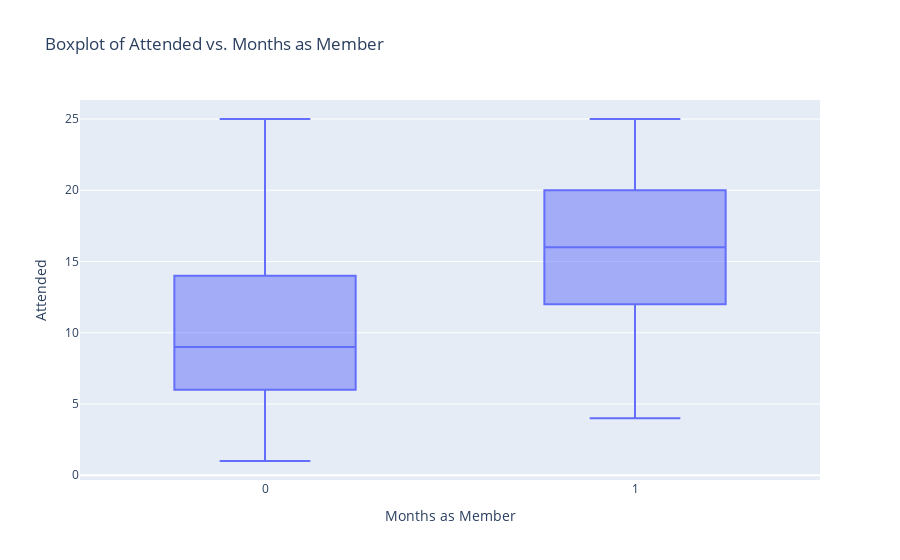

Source (notebook cell):
### Markdown cell above
We will display the boxplot again to make sure the outliers are no longer existing in the dataset,

### Code cell
#Create the boxplot using Plotly Express
fig = px.box(data, y='months_as_member', x='attended', title='Boxplot of Attended vs. Months as Member')
fig.update_xaxes(title_text='Months as Member')
fig.update_yaxes(title_text='Attended')

fig.show()

### Figure 1 — Plotly figure (JSON) as saved in the notebook; plotly's stock layout.template omitted (floating-point values rounded to 4 significant figures; data arrays with more than 128 entries replaced by an {"elided": "..."} marker saying what was removed)
{"data": [{"alignmentgroup": "True", "hovertemplate": "attended=%{x}<br>months_as_member=%{y}<extra></extra>", "legendgroup": "", "marker": {"color": "#636efa"}, "name": "", "notched": false, "offsetgroup": "", "orientation": "v", "showlegend": false, "type": "box", "x": {"elided": "1287 int values"}, "x0": " ", "xaxis": "x", "y": {"elided": "1287 int values"}, "y0": " ", "yaxis": "y"}], "layout": {"boxmode": "group", "legend": {"tracegroupgap": 0}, "title": {"text": "Boxplot of Attended vs. Months as Member"}, "xaxis": {"anchor": "y", "domain": [0, 1], "title": {"text": "Months as Member"}}, "yaxis": {"anchor": "x", "domain": [0, 1], "title": {"text": "Attended"}}}}
